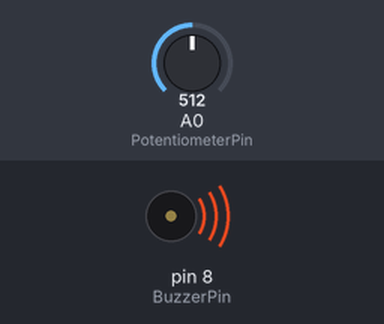
Bench run of a sketch on a simulated Arduino Uno, built with avr-gcc and run on an emulated ATmega328P. Parts: buzzer (waves = sounding). The inputs (shaded band) are chosen by the test bench; at power-on: A0 (PotentiometerPin) = 512.

Above: at 1.2 s.
1.3 s: A0 (PotentiometerPin) set to 0
At 2.5 s:
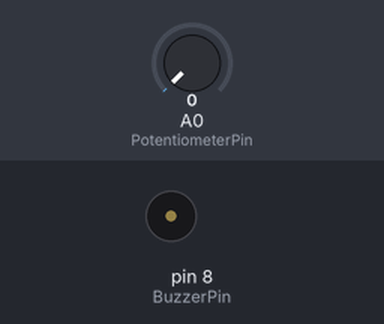
2.8 s: A0 (PotentiometerPin) set to 122
At 3.7 s:
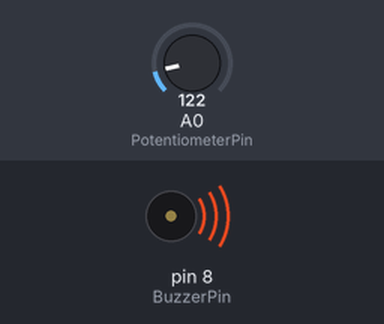
Timing chart, 0 to 5.8 s (numbered marks = the images above; inputs shaded):
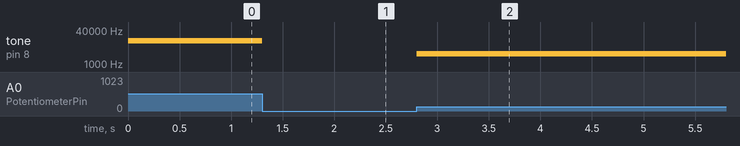

Measured:
- after the input at 1.3 s, tone on pin 8 (BuzzerPin): 12512 Hz → silent at once
- after the input at 2.8 s, tone on pin 8 (BuzzerPin): silent → 2981 Hz at once

The sketch:

HFARD.ino
```cpp
// Define the pins
const int BuzzerPin = 8;
const int PotentiometerPin = A0;

void setup() {
  // Set the buzzer pin as an output
  pinMode(BuzzerPin, OUTPUT);
}

void loop() {
  // Read the value from the potentiometer
  int potValue = analogRead(PotentiometerPin);

  // Map the potentiometer value to the frequency range
  int frequency = map(potValue, 0, 1023, 0, 25000);

  // Generate the tone with the calculated frequency
  tone(BuzzerPin, frequency);
}
```
